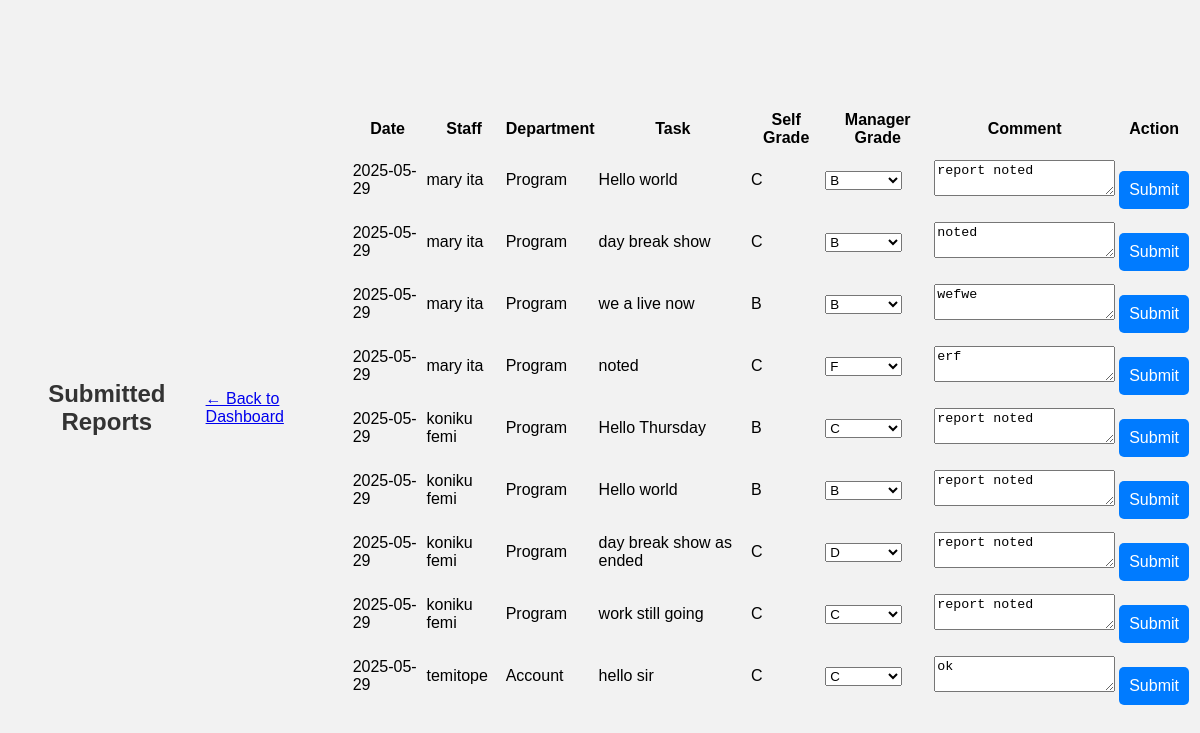
The page /view_report.php (signed in) on the database its author committed.
### tables this page shows
CREATE TABLE `reports` (
  `id` int(11) NOT NULL,
  `user_id` int(11) DEFAULT NULL,
  `report_date` date DEFAULT NULL
);

CREATE TABLE `users` (
  `id` int(11) NOT NULL,
  `name` varchar(100) DEFAULT NULL,
  `email` varchar(100) DEFAULT NULL,
  `password` varchar(255) DEFAULT NULL,
  `department` varchar(50) DEFAULT NULL,
  `gender` varchar(10) DEFAULT NULL,
  `role` enum('staff','admin','corp-member','intern','supervisor','director','ceo') DEFAULT 'staff',
  `status` enum('pending','approved') DEFAULT 'pending',
  `created_at` timestamp NOT NULL DEFAULT current_timestamp()
);

CREATE TABLE `report_tasks` (
  `id` int(11) NOT NULL,
  `report_id` int(11) DEFAULT NULL,
  `task_content` text DEFAULT NULL,
  `self_grade` enum('A','B','C','D','E','F') DEFAULT NULL,
  `self_score` int(11) DEFAULT NULL,
  `management_grade` enum('A','B','C','D','E','F') DEFAULT NULL,
  `management_score` int(11) DEFAULT NULL,
  `comment` text DEFAULT NULL,
  `graded_by` int(11) DEFAULT NULL,
  `manager_grade` varchar(2) DEFAULT NULL,
  `manager_score` int(11) DEFAULT NULL,
  `manager_comment` text DEFAULT NULL
);

### view_report.php (the view, shortened to what this page needs)
<?php
include("db.php");
$grade_scores = ["A" => 90, "B" => 80, "C" => 50, "D" => 49, "E" => 45, "F" => 39];
$reports = $conn->query("
    SELECT r.id AS report_id, r.report_date, u.name, u.department, rt.id AS task_id, rt.task_content, rt.self_grade, rt.manager_grade, rt.manager_comment
    FROM reports r
    JOIN users u ON r.user_id = u.id
    JOIN report_tasks rt ON r.id = rt.report_id
    ORDER BY r.report_date DESC
");
?>
<!DOCTYPE html>
<html>
<head>
    <link rel="stylesheet" href="style.css">
</head>
<body>
    <h2>Submitted Reports</h2>
    <a href="management_dashboard.php">← Back to Dashboard</a>
    <?php if ($reports->num_rows > 0): ?>
        <table>
            <tr>
                <th>Date</th>
                <th>Staff</th>
                <th>Department</th>
                <th>Task</th>
                <th>Self Grade</th>
                <th>Manager Grade</th>
                <th>Comment</th>
                <th>Action</th>
            </tr>
            <?php while ($row = $reports->fetch_assoc()): ?>
                <tr>
                    <form method="POST">
                        <td><?= $row['report_date'] ?></td>
                        <td><?= htmlspecialchars($row['name']) ?></td>
                        <td><?= htmlspecialchars($row['department']) ?></td>
                        <td><?= htmlspecialchars($row['task_content']) ?></td>
                        <td><?= $row['self_grade'] ?></td>
                        <td>
                            <select name="manager_grade" required>
                                <?php foreach ($grade_scores as $grade => $score): ?>
                                    <option value="<?= $grade ?>" <?= $row['manager_grade'] === $grade ? 'selected' : '' ?>><?= $grade ?></option>
                                <?php endforeach; ?>
                            </select>
                        </td>
                        <td>
                            <textarea name="manager_comment" rows="2" cols="20"><?= htmlspecialchars($row['manager_comment']) ?></textarea>
                        </td>
                        <td>
                            <button type="submit">Submit</button>
                        </td>
                    </form>
                </tr>
            <?php endwhile; ?>
        </table>
    <?php else: ?>
        <p>No reports submitted yet.</p>
    <?php endif; ?>
</body>
</html>

### style.css (style rules this page uses)
body { font-family: Arial, sans-serif; background: #f2f2f2; display: flex; justify-content: center; align-items: center; height: 100vh; }
h2 { text-align: center; color: #333; margin-bottom: 20px; }
button { margin-top: 20px; width: 100%; padding: 10px; background-color: #007bff; border: none; color: white; border-radius: 5px; font-size: 16px; cursor: pointer; }

### rows shown on the page
reports: report_date "2025-05-29", user.name "mary ita", user.department "Program", report_tasks.task_content "Hello world", report_tasks.self_grade "C", manager_comment "report noted", report_tasks.task_content "day break show", manager_comment "noted", report_tasks.task_content "we a live now", report_tasks.self_grade "B", manager_comment "wefwe", report_tasks.task_content "noted", manager_comment "erf"
reports: report_date "2025-05-29", user.name "koniku femi", user.department "Program", report_tasks.task_content "Hello Thursday", report_tasks.self_grade "B", manager_comment "report noted", report_tasks.task_content "Hello world", report_tasks.task_content "day break show as ended", report_tasks.self_grade "C", report_tasks.task_content "work still going"
reports: report_date "2025-05-29", user.name "temitope", user.department "Account", report_tasks.task_content "hello sir", report_tasks.self_grade "C", manager_comment "ok"

### other values the page prints
form field manager_grade "B"
form field manager_grade "F"
form field manager_grade "C"
form field manager_grade "D"
